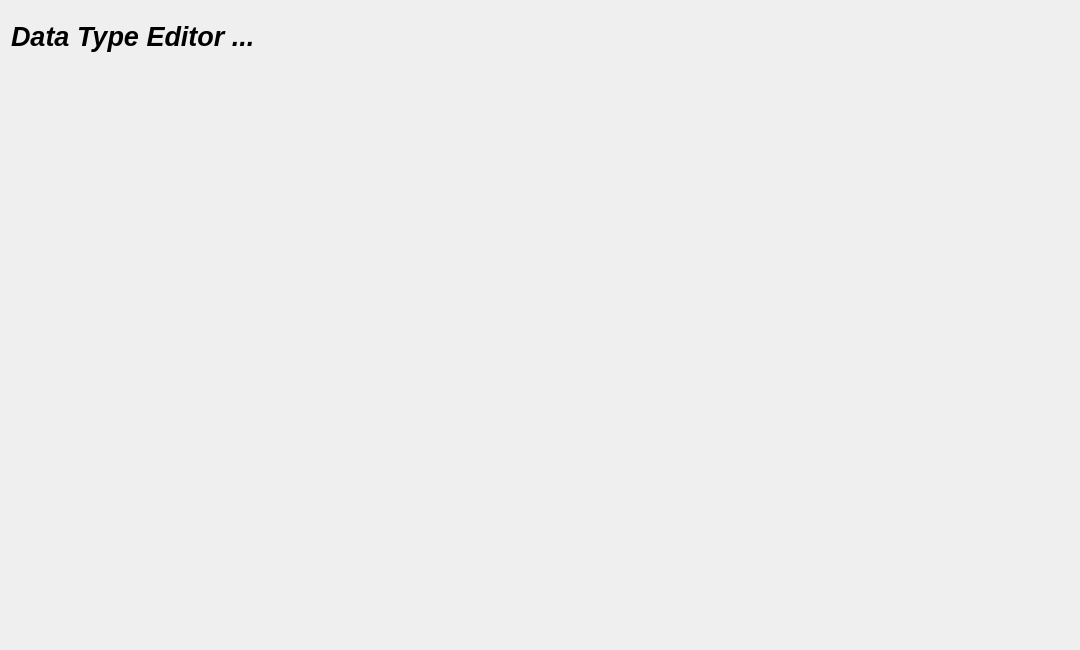
<?xml version="1.0" encoding="UTF-8"?>
<ui version="4.0">
 <class>SIDataType</class>
 <widget class="QWidget" name="SIDataType">
  <property name="geometry">
   <rect>
    <x>0</x>
    <y>0</y>
    <width>1080</width>
    <height>650</height>
   </rect>
  </property>
  <property name="font">
   <font>
    <pointsize>16</pointsize>
    <italic>true</italic>
    <bold>true</bold>
   </font>
  </property>
  <property name="windowTitle">
   <string>Form</string>
  </property>
  <widget class="QLabel" name="label">
   <property name="geometry">
    <rect>
     <x>11</x>
     <y>11</y>
     <width>800</width>
     <height>50</height>
    </rect>
   </property>
   <property name="font">
    <font>
     <pointsize>20</pointsize>
     <italic>true</italic>
     <bold>true</bold>
    </font>
   </property>
   <property name="text">
    <string>Data Type Editor ...</string>
   </property>
  </widget>
  <widget class="QWidget" name="horizontalLayoutWidget">
   <property name="geometry">
    <rect>
     <x>0</x>
     <y>60</y>
     <width>1081</width>
     <height>741</height>
    </rect>
   </property>
   <layout class="QHBoxLayout" name="horizontalLayout"/>
  </widget>
 </widget>
 <resources/>
 <connections/>
</ui>
